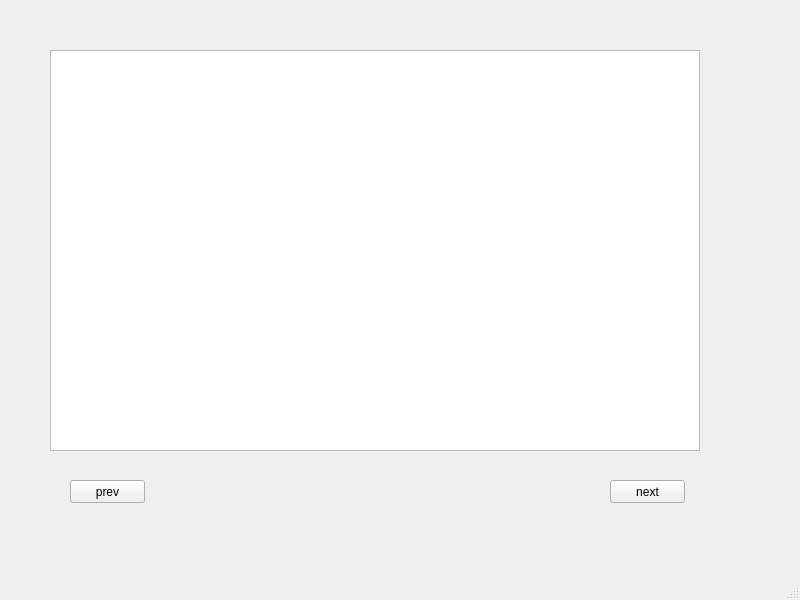
<?xml version="1.0" encoding="UTF-8"?>
<ui version="4.0">
 <class>MainWindow</class>
 <widget class="QMainWindow" name="MainWindow">
  <property name="geometry">
   <rect>
    <x>0</x>
    <y>0</y>
    <width>800</width>
    <height>600</height>
   </rect>
  </property>
  <property name="windowTitle">
   <string>MainWindow</string>
  </property>
  <widget class="QWidget" name="centralwidget">
   <widget class="QStackedWidget" name="stackedWidget">
    <property name="geometry">
     <rect>
      <x>20</x>
      <y>20</y>
      <width>721</width>
      <height>521</height>
     </rect>
    </property>
    <property name="currentIndex">
     <number>1</number>
    </property>
    <widget class="QWidget" name="text_page">
     <widget class="QPlainTextEdit" name="plainTextEdit">
      <property name="geometry">
       <rect>
        <x>20</x>
        <y>30</y>
        <width>681</width>
        <height>371</height>
       </rect>
      </property>
     </widget>
     <widget class="QPushButton" name="tp_next">
      <property name="geometry">
       <rect>
        <x>580</x>
        <y>460</y>
        <width>75</width>
        <height>23</height>
       </rect>
      </property>
      <property name="text">
       <string>next</string>
      </property>
     </widget>
    </widget>
    <widget class="QWidget" name="words_page">
     <widget class="QPushButton" name="wp_prev">
      <property name="geometry">
       <rect>
        <x>50</x>
        <y>460</y>
        <width>75</width>
        <height>23</height>
       </rect>
      </property>
      <property name="text">
       <string>prev</string>
      </property>
     </widget>
     <widget class="QPushButton" name="wp_next">
      <property name="geometry">
       <rect>
        <x>590</x>
        <y>460</y>
        <width>75</width>
        <height>23</height>
       </rect>
      </property>
      <property name="text">
       <string>next</string>
      </property>
     </widget>
     <widget class="QListWidget" name="listWidget">
      <property name="geometry">
       <rect>
        <x>30</x>
        <y>30</y>
        <width>650</width>
        <height>401</height>
       </rect>
      </property>
      <property name="sizePolicy">
       <sizepolicy hsizetype="Fixed" vsizetype="Fixed">
        <horstretch>0</horstretch>
        <verstretch>0</verstretch>
       </sizepolicy>
      </property>
      <property name="minimumSize">
       <size>
        <width>650</width>
        <height>0</height>
       </size>
      </property>
      <property name="maximumSize">
       <size>
        <width>650</width>
        <height>16777215</height>
       </size>
      </property>
      <property name="resizeMode">
       <enum>QListView::Fixed</enum>
      </property>
      <property name="sortingEnabled">
       <bool>false</bool>
      </property>
     </widget>
    </widget>
    <widget class="QWidget" name="page"/>
   </widget>
  </widget>
  <widget class="QMenuBar" name="menubar">
   <property name="geometry">
    <rect>
     <x>0</x>
     <y>0</y>
     <width>800</width>
     <height>21</height>
    </rect>
   </property>
  </widget>
  <widget class="QStatusBar" name="statusbar"/>
 </widget>
 <resources/>
 <connections/>
</ui>
